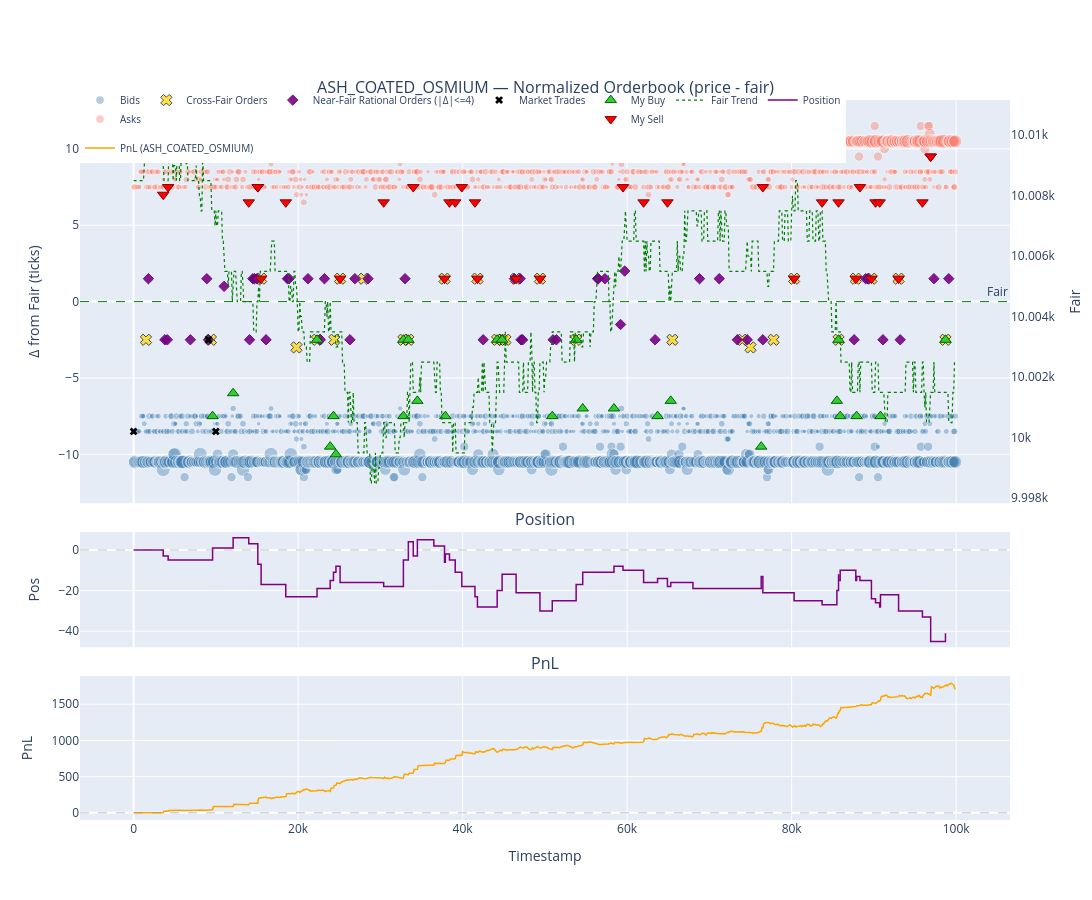

Notebook code cell kept with this figure:
### Markdown cell above
### TOMATOES — Normalized View (去 wall_mid 漂移)

把所有价格减去成交时刻的 wall_mid，去除漂移后观察：
- 挂单 / 成交是否稳定落在 `± 7, ± 6, ± 1~2, 0` 等标准档位
- 我方成交相对 fair 的分布：buy 应该在 ≤ 0 的位置，sell 应该在 ≥ 0 的位置
- 负 edge 的成交会立刻暴露（buy 在 > 0 或 sell 在 < 0）
- 非理性挂单会额外标注绝对价格 `px`
- `|price - fair| <= 4` 的挂单会单独高亮，并标注绝对价格和订单量

参考 [utils/viz.py](utils/viz.py) 中的 `plot_normalized_orderbook`，保留所有元素（bids / asks / market trades / my buys / my sells）+ 叠加仓位 / PnL 两行子图。

### Code cell
def plot_review_normalized(product: str) -> go.Figure:
    """和 plot_review 一样的三行布局，但 Row 1 使用 price - fair（去基准）。"""

    fig = make_subplots(
        rows=3, cols=1,
        shared_xaxes=True,
        vertical_spacing=0.04,
        row_heights=[0.7, 0.2, 0.25],
        subplot_titles=[
            f"{product} — Normalized Orderbook (price - fair)",
            "Position",
            "PnL",
        ],
    )

    # ===== Row 1: 去基准 Orderbook =====
    fair_ref = fair_df.filter(pl.col("product") == product).select(["timestamp", "product", "fair"])

    # 挂单 - fair
    ob_p = (
        ob_long.filter(pl.col("product") == product)
        .join(fair_ref, on=["timestamp", "product"], how="left")
        .filter(pl.col("fair").is_not_null())
        .with_columns((pl.col("price") - pl.col("fair")).alias("norm_price"))
    )
    max_vol = ob_p["volume"].max() or 1

    bids = ob_p.filter(pl.col("side") == "bid")
    fig.add_trace(go.Scatter(
        x=bids["timestamp"].to_list(), y=bids["norm_price"].to_list(),
        mode="markers",
        marker=dict(color="steelblue", size=[max(2, v / max_vol * 14) for v in bids["volume"].to_list()], opacity=0.4),
        name="Bids", legendgroup="ob",
        customdata=list(zip(bids["price"].to_list(), bids["volume"].to_list())),
        hovertemplate="t=%{x}<br>Δ=%{y}<br>px=%{customdata[0]}<br>qty=%{customdata[1]}<extra>Bid</extra>",
    ), row=1, col=1)

    asks = ob_p.filter(pl.col("side") == "ask")
    fig.add_trace(go.Scatter(
        x=asks["timestamp"].to_list(), y=asks["norm_price"].to_list(),
        mode="markers",
        marker=dict(color="salmon", size=[max(2, v / max_vol * 14) for v in asks["volume"].to_list()], opacity=0.4),
        name="Asks", legendgroup="ob",
        customdata=list(zip(asks["price"].to_list(), asks["volume"].to_list())),
        hovertemplate="t=%{x}<br>Δ=%{y}<br>px=%{customdata[0]}<br>qty=%{customdata[1]}<extra>Ask</extra>",
    ), row=1, col=1)

    # 标记跨越 fair 的非理性限价挂单，只在 hover 中显示绝对价格和订单量
    irrational_orders = ob_p.filter(
        ((pl.col("side") == "bid") & (pl.col("norm_price") > 0))
        | ((pl.col("side") == "ask") & (pl.col("norm_price") < 0))
    )
    if irrational_orders.height > 0:
        irr_sizes = [
            max(10, min(28, abs(v) / max_vol * 30)) if v is not None else 10
            for v in irrational_orders["volume"].to_list()
        ]
        fig.add_trace(go.Scatter(
            x=irrational_orders["timestamp"].to_list(),
            y=irrational_orders["norm_price"].to_list(),
            mode="markers",
            marker=dict(
                color="gold",
                symbol="x",
                size=irr_sizes,
                line=dict(width=1, color="black"),
            ),
            name="Cross-Fair Orders",
            legendgroup="irr",
            customdata=list(zip(irrational_orders["price"].to_list(), irrational_orders["volume"].to_list())),
            hovertemplate="t=%{x}<br>Δ=%{y}<br>px=%{customdata[0]}<br>qty=%{customdata[1]}<extra>Cross-Fair</extra>",
        ), row=1, col=1)

    # 标记距离 fair 绝对值 <= 4 的理性挂单，只在 hover 中显示绝对价格和订单量
    near_fair_orders = ob_p.filter(
        (pl.col("norm_price").abs() <= 4)
        & (
            ((pl.col("side") == "bid") & (pl.col("norm_price") <= 0))
            | ((pl.col("side") == "ask") & (pl.col("norm_price") >= 0))
        )
    )
    if near_fair_orders.height > 0:
        near_sizes = [
            max(8, min(20, abs(v) / max_vol * 18)) if v is not None else 8
            for v in near_fair_orders["volume"].to_list()
        ]
        fig.add_trace(go.Scatter(
            x=near_fair_orders["timestamp"].to_list(),
            y=near_fair_orders["norm_price"].to_list(),
            mode="markers",
            marker=dict(
                color="purple",
                symbol="diamond",
                size=near_sizes,
                line=dict(width=1, color="indigo"),
                opacity=0.9,
            ),
            name="Near-Fair Rational Orders (|Δ|<=4)",
            legendgroup="near",
            customdata=list(zip(near_fair_orders["price"].to_list(), near_fair_orders["volume"].to_list())),
            hovertemplate="t=%{x}<br>Δ=%{y}<br>px=%{customdata[0]}<br>qty=%{customdata[1]}<extra>Near-Fair</extra>",
        ), row=1, col=1)

    # Fair 基准线 (y=0)
    fig.add_hline(y=0, line_color="green", line_dash="dash", line_width=1, row=1, col=1,
                  annotation_text="Fair")

    # 市场成交
    mt = (
        mkt_trades.filter(pl.col("product") == product)
        .join(fair_ref, on=["timestamp", "product"], how="left")
        .filter(pl.col("fair").is_not_null())
        .with_columns((pl.col("price") - pl.col("fair")).alias("norm_price"))
    )
    if mt.height > 0:
        fig.add_trace(go.Scatter(
            x=mt["timestamp"].to_list(), y=mt["norm_price"].to_list(),
            mode="markers", marker=dict(color="black", symbol="x", size=7),
            name="Market Trades", legendgroup="mkt",
            customdata=mt["quantity"].to_list(),
            hovertemplate="t=%{x}<br>Δ=%{y}<br>qty=%{customdata}<extra>Mkt</extra>",
        ), row=1, col=1)

    # 我方买入 / 卖出（用 my_with_wm 里已算好的 fair 作为参照）
    my_p = my_with_wm.filter(pl.col("product") == product).with_columns(
        (pl.col("price") - pl.col("fair")).alias("norm_price")
    )

    my_buys = my_p.filter(pl.col("trade_type") == "my_buy")
    if my_buys.height > 0:
        fig.add_trace(go.Scatter(
            x=my_buys["timestamp"].to_list(), y=my_buys["norm_price"].to_list(),
            mode="markers",
            marker=dict(color="limegreen", symbol="triangle-up", size=10, line=dict(width=1, color="darkgreen")),
            name="My Buy", legendgroup="my",
            customdata=list(zip(my_buys["quantity"].to_list(), my_buys["price"].to_list(), my_buys["edge"].to_list())),
            hovertemplate="t=%{x}<br>Δ=%{y}<br>qty=%{customdata[0]}<br>px=%{customdata[1]}<br>edge=%{customdata[2]}<extra>My Buy</extra>",
        ), row=1, col=1)

    my_sells = my_p.filter(pl.col("trade_type") == "my_sell")
    if my_sells.height > 0:
        fig.add_trace(go.Scatter(
            x=my_sells["timestamp"].to_list(), y=my_sells["norm_price"].to_list(),
            mode="markers",
            marker=dict(color="red", symbol="triangle-down", size=10, line=dict(width=1, color="darkred")),
            name="My Sell", legendgroup="my",
            customdata=list(zip(my_sells["quantity"].to_list(), my_sells["price"].to_list(), my_sells["edge"].to_list())),
            hovertemplate="t=%{x}<br>Δ=%{y}<br>qty=%{customdata[0]}<br>px=%{customdata[1]}<br>edge=%{customdata[2]}<extra>My Sell</extra>",
        ), row=1, col=1)

    # 右侧副轴：fair 趋势
    fair_sorted = fair_ref.sort("timestamp")
    fig.add_trace(go.Scatter(
        x=fair_sorted["timestamp"].to_list(), y=fair_sorted["fair"].to_list(),
        mode="lines", line=dict(color="green", width=1.2, dash="dot"),
        name="Fair Trend", legendgroup="fair",
        yaxis="y4",
        hovertemplate="t=%{x}<br>fair=%{y}<extra></extra>",
    ))

    # ===== Row 2: 仓位 =====
    pos_p = position_df.filter(pl.col("product") == product).sort("timestamp")
    fig.add_trace(go.Scatter(
        x=pos_p["timestamp"].to_list(), y=pos_p["position"].to_list(),
        mode="lines", line=dict(color="purple", width=1.5, shape="hv"),
        name="Position", legendgroup="pos",
        hovertemplate="t=%{x}<br>pos=%{y}<extra></extra>",
    ), row=2, col=1)
    fig.add_hline(y=0, line_dash="dash", line_color="gray", line_width=0.5, row=2, col=1)

    # ===== Row 3: PnL =====
    pnl_p = pnl_by_product.filter(pl.col("product") == product).sort("timestamp")
    fig.add_trace(go.Scatter(
        x=pnl_p["timestamp"].to_list(), y=pnl_p["profit_and_loss"].to_list(),
        mode="lines", line=dict(color="orange", width=1.5),
        name=f"PnL ({product})", legendgroup="pnl",
        hovertemplate="t=%{x}<br>PnL=%{y:.1f}<extra></extra>",
    ), row=3, col=1)
    fig.add_hline(y=0, line_dash="dash", line_color="gray", line_width=0.5, row=3, col=1)

    # 配置副轴 (fair trend)
    fig.update_layout(
        yaxis4=dict(
            overlaying="y", side="right", title="Fair",
            showgrid=False, anchor="x",
        ),
        height=900, width=1200,
        legend=dict(orientation="h", y=1.02, x=0, font=dict(size=10)),
        hovermode="x unified",
    )
    fig.update_xaxes(title_text="Timestamp", row=3, col=1)
    fig.update_yaxes(title_text="Δ from Fair (ticks)", row=1, col=1)
    fig.update_yaxes(title_text="Pos", row=2, col=1)
    fig.update_yaxes(title_text="PnL", row=3, col=1)

    return fig


fig = plot_review_normalized("ASH_COATED_OSMIUM")
fig.show()

### Figure 1 — Plotly figure (JSON) as saved in the notebook; plotly's stock layout.template omitted (floating-point values rounded to 4 significant figures; data arrays with more than 128 entries replaced by an {"elided": "..."} marker saying what was removed)
{"data": [{"customdata": {"elided": "1653x2 int values"}, "hovertemplate": "t=%{x}<br>Δ=%{y}<br>px=%{customdata[0]}<br>qty=%{customdata[1]}<extra>Bid</extra>", "legendgroup": "ob", "marker": {"color": "steelblue", "opacity": 0.4, "size": {"elided": "1653 float values"}}, "mode": "markers", "name": "Bids", "type": "scatter", "x": {"elided": "1653 int values"}, "xaxis": "x", "y": {"elided": "1653 float values"}, "yaxis": "y"}, {"customdata": {"elided": "1665x2 int values"}, "hovertemplate": "t=%{x}<br>Δ=%{y}<br>px=%{customdata[0]}<br>qty=%{customdata[1]}<extra>Ask</extra>", "legendgroup": "ob", "marker": {"color": "salmon", "opacity": 0.4, "size": {"elided": "1665 float values"}}, "mode": "markers", "name": "Asks", "type": "scatter", "x": {"elided": "1665 int values"}, "xaxis": "x", "y": {"elided": "1665 float values"}, "yaxis": "y"}, {"customdata": [[10007, 4], [10006, 10], [10007, 10], [10002, 4], [10001, 4], [10001, 9], [10005, 8], [10001, 4], [9998, 9], [9999, 9], [10002, 8], [10003, 5], [10000, 8], [9999, 8], [10001, 6], [10004, 9], [10004, 9], [10001, 8], [10003, 8], [10003, 4], [10003, 6], [10003, 7], [10009, 4], [10001, 8], [10003, 5], [10004, 9], [10003, 8], [9999, 4]], "hovertemplate": "t=%{x}<br>Δ=%{y}<br>px=%{customdata[0]}<br>qty=%{customdata[1]}<extra>Cross-Fair</extra>", "legendgroup": "irr", "marker": {"color": "gold", "line": {"color": "black", "width": 1}, "size": [10, 10, 10, 10, 10, 10, 10, 10, 10, 10, 10, 10, 10, 10, 10, 10, 10, 10, 10, 10, 10, 10, 10, 10, 10, 10, 10, 10], "symbol": "x"}, "mode": "markers", "name": "Cross-Fair Orders", "type": "scatter", "x": [1500, 9400, 15500, 19800, 22300, 24400, 25100, 28000, 32800, 33400, 37800, 41800, 44200, 44800, 45200, 46500, 49400, 53800, 65500, 74000, 75000, 77800, 80300, 85700, 87800, 89700, 93000, 98700], "xaxis": "x", "y": [-2.5, -2.5, 1.5, -3, -2.5, -2.5, 1.5, 1.5, -2.5, -2.5, 1.5, 1.5, -2.5, -2.5, -2.5, 1.5, 1.5, -2.5, -2.5, -2.5, -3, -2.5, 1.5, -2.5, 1.5, 1.5, 1.5, -2.5], "yaxis": "y"}, {"customdata": [[10011, 4], [10006, 5], [10006, 3], [10006, 5], [10010, 5], [10006, 4], [10007, 5], [10002, 4], [10006, 5], [10005, 4], [10006, 3], [10003, 4], [10007, 2], [10006, 5], [10004, 5], [10001, 5], [10005, 2], [9999, 3], [10002, 2], [10001, 5], [10002, 5], [9999, 4], [10004, 2], [10003, 2], [9999, 3], [9999, 3], [10001, 3], [10001, 4], [10007, 3], [10007, 4], [10007, 3], [10004, 5], [10009, 3], [10004, 2], [10009, 3], [10009, 3], [10003, 2], [10004, 5], [10003, 5], [9999, 5], [10004, 3], [10004, 5], [9999, 3], [9999, 2], [10004, 4], [10002, 5]], "hovertemplate": "t=%{x}<br>Δ=%{y}<br>px=%{customdata[0]}<br>qty=%{customdata[1]}<extra>Near-Fair</extra>", "legendgroup": "near", "marker": {"color": "purple", "line": {"color": "indigo", "width": 1}, "opacity": 0.9, "size": [8, 8, 8, 8, 8, 8, 8, 8, 8, 8, 8, 8, 8, 8, 8, 8, 8, 8, 8, 8, 8, 8, 8, 8, 8, 8, 8, 8, 8, 8, 8, 8, 8, 8, 8, 8, 8, 8, 8, 8, 8, 8, 8, 8, 8, 8], "symbol": "diamond"}, "mode": "markers", "name": "Near-Fair Rational Orders (|Δ|<=4)", "type": "scatter", "x": [1800, 3800, 4100, 6900, 8900, 9100, 11000, 14100, 14500, 14700, 15000, 16100, 18700, 18900, 21200, 22700, 23200, 26300, 26900, 28500, 33000, 42500, 46300, 47000, 47100, 47300, 51000, 51400, 56400, 56500, 57300, 59200, 59700, 63400, 68800, 71200, 73400, 74600, 76500, 87600, 89000, 89300, 91100, 93200, 97300, 99100], "xaxis": "x", "y": [1.5, -2.5, -2.5, -2.5, 1.5, -2.5, 1, -2.5, 1.5, 1.5, 1.5, -2.5, 1.5, 1.5, 1.5, -2.5, 1.5, -2.5, 1.5, 1.5, 1.5, -2.5, 1.5, 1.5, -2.5, -2.5, -2.5, -2.5, 1.5, 1.5, 1.5, -1.5, 2, -2.5, 1.5, 1.5, -2.5, -2.5, -2.5, -2.5, 1.5, 1.5, -2.5, -2.5, 1.5, 1.5], "yaxis": "y"}, {"customdata": [6, 4, 8], "hovertemplate": "t=%{x}<br>Δ=%{y}<br>qty=%{customdata}<extra>Mkt</extra>", "legendgroup": "mkt", "marker": {"color": "black", "size": 7, "symbol": "x"}, "mode": "markers", "name": "Market Trades", "type": "scatter", "x": [0, 9100, 10000], "xaxis": "x", "y": [-8.5, -2.5, -8.5], "yaxis": "y"}, {"customdata": [[6, 10000, 7.5], [5, 9999, 6], [4, 10001, 2.5], [4, 9995, 9.5], [4, 9996, 7.5], [3, 9993, 10], [9, 9998, 2.5], [4, 9993, 7.5], [9, 9999, 2.5], [8, 9995, 6.5], [4, 9993, 7.5], [8, 10000, 2.5], [8, 9999, 2.5], [5, 9996, 7.5], [8, 10001, 2.5], [6, 9996, 7], [3, 9998, 7], [2, 9999, 7.5], [2, 9998, 6.5], [6, 9996, 9.5], [7, 9997, 6.5], [8, 10001, 2.5], [5, 9996, 7.5], [2, 9994, 7.5], [6, 9994, 7.5], [4, 9999, 2.5]], "hovertemplate": "t=%{x}<br>Δ=%{y}<br>qty=%{customdata[0]}<br>px=%{customdata[1]}<br>edge=%{customdata[2]}<extra>My Buy</extra>", "legendgroup": "my", "marker": {"color": "limegreen", "line": {"color": "darkgreen", "width": 1}, "size": 10, "symbol": "triangle-up"}, "mode": "markers", "name": "My Buy", "type": "scatter", "x": [9600, 12100, 22300, 23900, 24300, 24600, 32800, 32800, 33400, 34500, 37900, 44200, 44800, 50900, 53800, 54600, 58400, 63700, 65300, 76300, 85500, 85700, 85900, 87900, 90800, 98700], "xaxis": "x", "y": [-7.5, -6, -2.5, -9.5, -7.5, -10, -2.5, -7.5, -2.5, -6.5, -7.5, -2.5, -2.5, -7.5, -2.5, -7, -7, -7.5, -6.5, -9.5, -6.5, -2.5, -7.5, -7.5, -7.5, -2.5], "yaxis": "y"}, {"customdata": [[3, 10016, 7], [2, 10016, 7.5], [3, 10011, 6.5], [2, 10012, 7.5], [8, 10012, 7.5], [10, 10007, 1.5], [6, 10012, 6.5], [8, 10005, 1.5], [2, 10007, 6.5], [7, 10009, 7.5], [3, 10012, 9.5], [8, 10002, 1.5], [3, 10007, 6.5], [6, 10007, 6.5], [7, 10007, 7.5], [5, 10008, 6.5], [5, 10003, 1.5], [9, 10004, 1.5], [9, 10004, 1.5], [2, 10014, 7.5], [6, 10013, 6.5], [4, 10012, 6.5], [3, 10017, 9.5], [8, 10013, 7.5], [4, 10009, 1.5], [2, 10014, 6.5], [3, 10010, 6.5], [5, 10003, 1.5], [2, 10009, 7.5], [9, 10004, 1.5], [2, 10009, 6.5], [2, 10008, 6.5], [8, 10003, 1.5], [3, 10009, 6.5], [6, 10011, 9.5], [6, 10011, 9.5]], "hovertemplate": "t=%{x}<br>Δ=%{y}<br>qty=%{customdata[0]}<br>px=%{customdata[1]}<br>edge=%{customdata[2]}<extra>My Sell</extra>", "legendgroup": "my", "marker": {"color": "red", "line": {"color": "darkred", "width": 1}, "size": 10, "symbol": "triangle-down"}, "mode": "markers", "name": "My Sell", "type": "scatter", "x": [3600, 4200, 14000, 15100, 15100, 15500, 18500, 25100, 30400, 34000, 36500, 37800, 38400, 39100, 39900, 41500, 41800, 46500, 49400, 59500, 62000, 64900, 68000, 76500, 80300, 83700, 85700, 87800, 88300, 89700, 90200, 90700, 93000, 95900, 96900, 96900], "xaxis": "x", "y": [7, 7.5, 6.5, 7.5, 7.5, 1.5, 6.5, 1.5, 6.5, 7.5, 9.5, 1.5, 6.5, 6.5, 7.5, 6.5, 1.5, 1.5, 1.5, 7.5, 6.5, 6.5, 9.5, 7.5, 1.5, 6.5, 6.5, 1.5, 7.5, 1.5, 6.5, 6.5, 1.5, 6.5, 9.5, 9.5], "yaxis": "y"}, {"hovertemplate": "t=%{x}<br>fair=%{y}<extra></extra>", "legendgroup": "fair", "line": {"color": "green", "dash": "dot", "width": 1.2}, "mode": "lines", "name": "Fair Trend", "type": "scatter", "x": {"elided": "1000 int values"}, "y": {"elided": "1000 float values"}, "yaxis": "y4"}, {"hovertemplate": "t=%{x}<br>pos=%{y}<extra></extra>", "legendgroup": "pos", "line": {"color": "purple", "shape": "hv", "width": 1.5}, "mode": "lines", "name": "Position", "type": "scatter", "x": [0, 3600, 4200, 9600, 12100, 14000, 15100, 15100, 15500, 18500, 22300, 23900, 24300, 24600, 25100, 30400, 32800, 32800, 33400, 34000, 34500, 36500, 37800, 37900, 38400, 39100, 39900, 41500, 41800, 44200, 44800, 46500, 49400, 50900, 53800, 54600, 58400, 59500, 62000, 63700, 64900, 65300, 68000, 76300, 76500, 80300, 83700, 85500, 85700, 85700, 85900, 87800, 87900, 88300, 89700, 90200, 90700, 90800, 93000, 95900, 96900, 96900, 98700], "xaxis": "x2", "y": [0, -3, -5, 1, 6, 3, 1, -7, -17, -23, -19, -15, -11, -8, -16, -18, -9, -5, 4, -3, 5, 2, -6, -2, -5, -11, -18, -23, -28, -20, -12, -21, -30, -25, -17, -11, -8, -10, -16, -14, -18, -16, -19, -13, -21, -25, -27, -20, -12, -15, -10, -15, -13, -15, -24, -26, -28, -22, -30, -33, -39, -45, -41], "yaxis": "y2"}, {"hovertemplate": "t=%{x}<br>PnL=%{y:.1f}<extra></extra>", "legendgroup": "pnl", "line": {"color": "orange", "width": 1.5}, "mode": "lines", "name": "PnL (ASH_COATED_OSMIUM)", "type": "scatter", "x": {"elided": "1000 int values"}, "xaxis": "x3", "y": {"elided": "1000 float values"}, "yaxis": "y3"}], "layout": {"annotations": [{"font": {"size": 16}, "showarrow": false, "text": "ASH_COATED_OSMIUM — Normalized Orderbook (price - fair)", "x": 0.5, "xanchor": "center", "xref": "paper", "y": 1, "yanchor": "bottom", "yref": "paper"}, {"font": {"size": 16}, "showarrow": false, "text": "Position", "x": 0.5, "xanchor": "center", "xref": "paper", "y": 0.4, "yanchor": "bottom", "yref": "paper"}, {"font": {"size": 16}, "showarrow": false, "text": "PnL", "x": 0.5, "xanchor": "center", "xref": "paper", "y": 0.2, "yanchor": "bottom", "yref": "paper"}, {"showarrow": false, "text": "Fair", "x": 1, "xanchor": "right", "xref": "x domain", "y": 0, "yanchor": "bottom", "yref": "y"}], "height": 900, "hovermode": "x unified", "legend": {"font": {"size": 10}, "orientation": "h", "x": 0, "y": 1.02}, "shapes": [{"line": {"color": "green", "dash": "dash", "width": 1}, "type": "line", "x0": 0, "x1": 1, "xref": "x domain", "y0": 0, "y1": 0, "yref": "y"}, {"line": {"color": "gray", "dash": "dash", "width": 0.5}, "type": "line", "x0": 0, "x1": 1, "xref": "x2 domain", "y0": 0, "y1": 0, "yref": "y2"}, {"line": {"color": "gray", "dash": "dash", "width": 0.5}, "type": "line", "x0": 0, "x1": 1, "xref": "x3 domain", "y0": 0, "y1": 0, "yref": "y3"}], "width": 1200, "xaxis": {"anchor": "y", "domain": [0, 1], "matches": "x3", "showticklabels": false}, "xaxis2": {"anchor": "y2", "domain": [0, 1], "matches": "x3", "showticklabels": false}, "xaxis3": {"anchor": "y3", "domain": [0, 1], "title": {"text": "Timestamp"}}, "yaxis": {"anchor": "x", "domain": [0.44, 1], "title": {"text": "Δ from Fair (ticks)"}}, "yaxis2": {"anchor": "x2", "domain": [0.24, 0.4], "title": {"text": "Pos"}}, "yaxis3": {"anchor": "x3", "domain": [0, 0.2], "title": {"text": "PnL"}}, "yaxis4": {"anchor": "x", "overlaying": "y", "showgrid": false, "side": "right", "title": {"text": "Fair"}}}}
